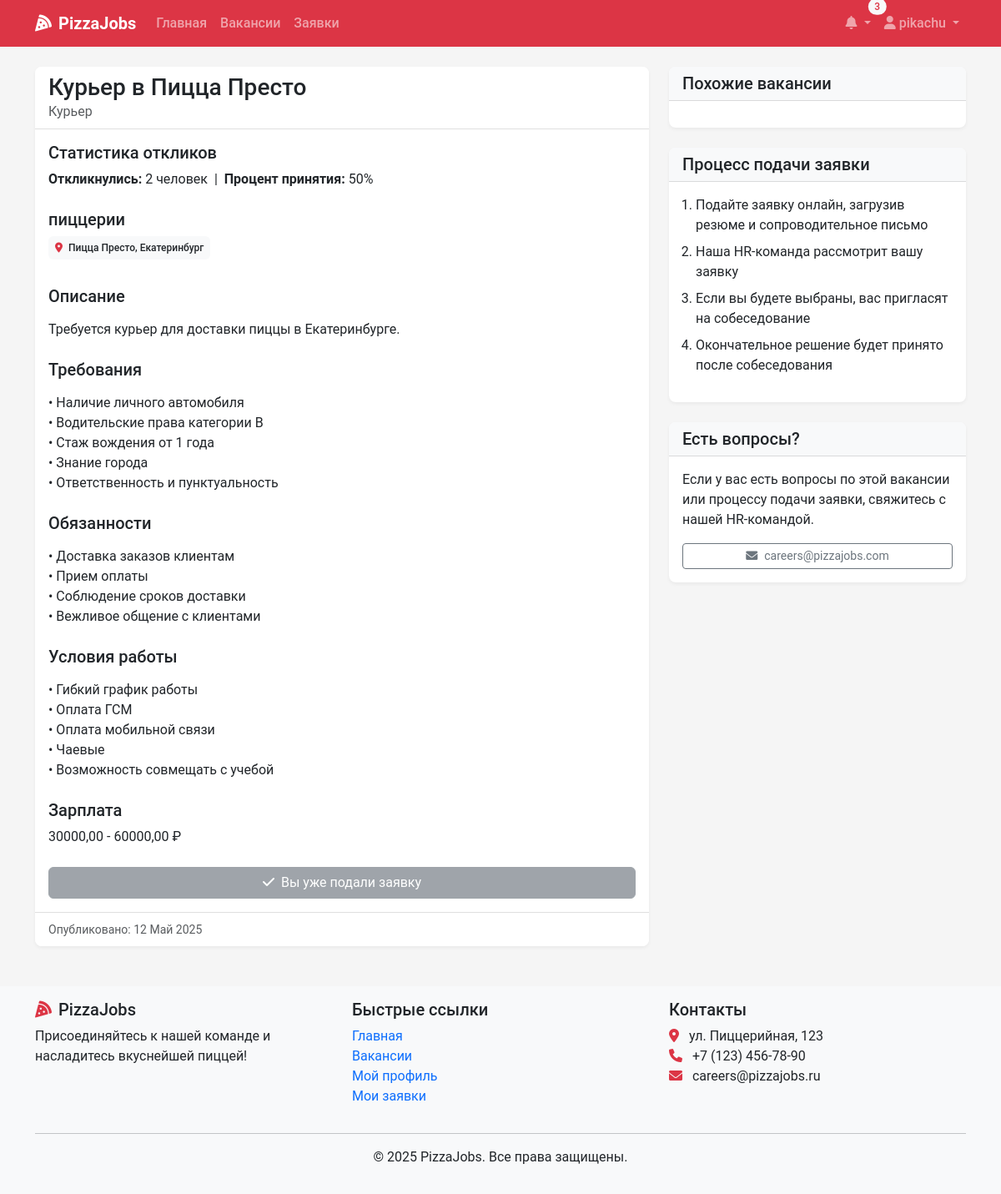
Page /vacancies/3/ (signed in) on the committed database.
### recruitment/models.py (models this page shows, shortened)
class Vacancy(models.Model):
    title = models.CharField(max_length=100)
    position_type = models.ForeignKey(PositionType, on_delete=models.CASCADE, related_name='vacancies')
    restaurants = models.ManyToManyField(Restaurant, related_name='vacancies')
    description = models.TextField()
    requirements = models.TextField()
    responsibilities = models.TextField()
    conditions = models.TextField()
    salary_min = models.DecimalField(max_digits=10, decimal_places=2, null=True, blank=True)
    salary_max = models.DecimalField(max_digits=10, decimal_places=2, null=True, blank=True)
    is_active = models.BooleanField(default=True)
    created_at = models.DateTimeField(auto_now_add=True)
    updated_at = models.DateTimeField(auto_now=True)
    created_by = models.ForeignKey(User, on_delete=models.SET_NULL, null=True, related_name='created_vacancies')
    class Meta:
        verbose_name_plural = "Vacancies"

class PositionType(models.Model):
    title = models.CharField(max_length=100, unique=True)
    description = models.TextField()

class Restaurant(models.Model):
    name = models.CharField(max_length=100)
    address = models.CharField(max_length=255)
    city = models.CharField(max_length=100)
    manager = models.ForeignKey(User, on_delete=models.SET_NULL, null=True, blank=True, related_name='managed_restaurants')

### recruitment/views.py (the view)
# urls.py: path('vacancies/<int:vacancy_id>/', views.vacancy_detail, name='vacancy_detail'),
def vacancy_detail(request, vacancy_id):
    vacancy = get_object_or_404(Vacancy, id=vacancy_id, is_active=True)
    user_applied = False
    if request.user.is_authenticated:
        user_applied = Application.objects.filter(
            vacancy=vacancy,
            user=request.user
        ).exists()
    total_applications = Application.objects.filter(vacancy=vacancy).count()
    accepted_applications = Application.objects.filter(
        vacancy=vacancy,
        status=ApplicationStatus.ACCEPTED
    ).count()
    acceptance_rate = (
        (accepted_applications * 100) // total_applications
        if total_applications > 0 else 0
    )
    context = {
        'vacancy': vacancy,
        'user_applied': user_applied,
        'total_applications': total_applications,
        'acceptance_rate':     acceptance_rate,
    }
    return render(request, 'vacancies/detail.html', context)

### recruitment/context_processors.py (called while the page is built)
def notifications_processor(request):
    if request.user.is_authenticated:
        unread_count = Notification.objects.filter(user=request.user, read=False).count()
        latest_notifs = Notification.objects.filter(user=request.user).order_by('-created_at')[:5]
    else:
        unread_count = 0
        latest_notifs = []
    return {
        'unread_count': unread_count,
        'latest_notifications': latest_notifs,
    }

### templates/vacancies/detail.html (shortened to what this page needs)
{% extends 'base.html' %}
{% block content %}
<div class="container">
    <div class="row">
        <div class="col-lg-8">
            <div class="card shadow-sm mb-4">
                <div class="card-header bg-white">
                    <h1 class="card-title h3 mb-0">{{ vacancy.title }}</h1>
                    <p class="text-muted mb-0">{{ vacancy.position_type.title }}</p>
                </div>
                <div class="card-body">
                <div class="mb-4">
                    <h5>Статистика откликов</h5>
                    <p>
                        <strong>Откликнулись:</strong> {{ total_applications }} человек
                        {% if total_applications > 0 %}
                            &nbsp;|&nbsp;
                            <strong>Процент принятия:</strong> {{ acceptance_rate }}%
                        {% endif %}
                    </p>
                </div>
                    <div class="mb-4">
                        <h5>пиццерии</h5>
                        <div class="d-flex flex-wrap">
                            {% for restaurant in vacancy.restaurants.all %}
                                <div class="badge bg-light text-dark me-2 mb-2 p-2">
                                    <i class="fas fa-map-marker-alt text-danger me-1"></i>
                                    {{ restaurant.name }}, {{ restaurant.city }}
                                </div>
                            {% endfor %}
                        </div>
                    </div>
                    <div class="mb-4">
                        <h5>Описание</h5>
                        <p>{{ vacancy.description|linebreaks }}</p>
                    </div>
                    <div class="mb-4">
                        <h5>Требования</h5>
                        <p>{{ vacancy.requirements|linebreaks }}</p>
                    </div>
                    <div class="mb-4">
                        <h5>Обязанности</h5>
                        <p>{{ vacancy.responsibilities|linebreaks }}</p>
                    </div>
                    <div class="mb-4">
                        <h5>Условия работы</h5>
                        <p>{{ vacancy.conditions|linebreaks }}</p>
                    </div>
                    {% if vacancy.salary_min or vacancy.salary_max %}
                        <div class="mb-4">
                            <h5>Зарплата</h5>
                            <p>
                                {% if vacancy.salary_min and vacancy.salary_max %}
                                    {{ vacancy.salary_min }} - {{ vacancy.salary_max }} ₽
                                {% elif vacancy.salary_min %}
                                    От {{ vacancy.salary_min }} ₽
                                {% elif vacancy.salary_max %}
                                    До {{ vacancy.salary_max }} ₽
                                {% endif %}
                            </p>
                        </div>
                    {% endif %}
                    <div class="d-grid gap-2">
                        {% if user.is_authenticated %}
                            {% if user.profile.role == 'CANDIDATE' %}
                                {% if user_applied %}
                                    <button class="btn btn-secondary" disabled>
                                        <i class="fas fa-check me-2"></i>Вы уже подали заявку
                                    </button>
                                {% else %}
                                    <a href="{% url 'apply_for_vacancy' vacancy.id %}" class="btn btn-danger">
                                        <i class="fas fa-paper-plane me-2"></i>Подать заявку
                                    </a>
                                {% endif %}
                            {% endif %}
                        {% else %}
                            <a href="{% url 'login' %}?next={% url 'apply_for_vacancy' vacancy.id %}" class="btn btn-danger">
                                <i class="fas fa-sign-in-alt me-2"></i>Войдите, чтобы подать заявку
                            </a>
                        {% endif %}
                    </div>
                </div>
                <div class="card-footer bg-white text-muted">
                    <small>Опубликовано: {{ vacancy.created_at|date:"j F Y" }}</small>
                </div>
            </div>
        </div>
        <div class="col-lg-4">
            <div class="card shadow-sm mb-4">
                <div class="card-header bg-light">
                    <h5 class="mb-0">Похожие вакансии</h5>
                </div>
                <div class="card-body">
                </div>
            </div>
            <div class="card shadow-sm mb-4">
                <div class="card-header bg-light">
                    <h5 class="mb-0">Процесс подачи заявки</h5>
                </div>
                <div class="card-body">
                    <ol class="ps-3">
                        <li class="mb-2">Подайте заявку онлайн, загрузив резюме и сопроводительное письмо</li>
                        <li class="mb-2">Наша HR-команда рассмотрит вашу заявку</li>
                        <li class="mb-2">Если вы будете выбраны, вас пригласят на собеседование</li>
                        <li class="mb-2">Окончательное решение будет принято после собеседования</li>
                    </ol>
                </div>
            </div>
            <div class="card shadow-sm">
                <div class="card-header bg-light">
                    <h5 class="mb-0">Есть вопросы?</h5>
                </div>
                <div class="card-body">
                    <p>Если у вас есть вопросы по этой вакансии или процессу подачи заявки, свяжитесь с нашей HR-командой.</p>
                    <div class="d-grid">
                        <a href="mailto:careers@pizzajobs.com" class="btn btn-sm btn-outline-secondary">
                            <i class="fas fa-envelope me-2"></i>careers@pizzajobs.com
                        </a>
                    </div>
                </div>
            </div>
        </div>
    </div>
</div>
{% endblock %}

### templates/base.html (shortened to what this page needs)
<!DOCTYPE html>
<html lang="ru">
<head>
    <link href="https://cdn.jsdelivr.net/npm/bootstrap@5.3.0-alpha1/dist/css/bootstrap.min.css" rel="stylesheet">
    <link rel="stylesheet" href="https://cdnjs.cloudflare.com/ajax/libs/font-awesome/6.0.0/css/all.min.css">
    <link rel="stylesheet" href="/static/css/main.css">
</head>
<body>
    <nav class="navbar navbar-expand-lg navbar-dark bg-danger sticky-top">
        <div class="container">
            <a class="navbar-brand" href="{% url 'home' %}">
                <i class="fas fa-pizza-slice me-2"></i>PizzaJobs
            </a>
            <div class="collapse navbar-collapse" id="navbarNav">
                <ul class="navbar-nav me-auto">
                    <li class="nav-item">
                        <a class="nav-link" href="{% url 'home' %}">Главная</a>
                    </li>
                    <li class="nav-item">
                        <a class="nav-link" href="{% url 'vacancy_list' %}">Вакансии</a>
                    </li>
                    {% if user.is_authenticated %}
                        <li class="nav-item">
                            <a class="nav-link" href="{% url 'application_list' %}">Заявки</a>
                        </li>
                    {% endif %}
                </ul>
                <ul class="navbar-nav">
                    {% if user.is_authenticated %}
                        <li class="nav-item dropdown">
                            <a class="nav-link dropdown-toggle position-relative" href="#" id="notificationDropdown" role="button" data-bs-toggle="dropdown">
                                <i class="fas fa-bell"></i>
                                {% if unread_count %}
                                    <span class="badge rounded-pill bg-light text-danger position-absolute top-0 start-100 translate-middle">
                                        {{ unread_count }}
                                    </span>
                                {% endif %}
                            </a>
                        </li>
                        <li class="nav-item dropdown">
                            <a class="nav-link dropdown-toggle" href="#" id="userDropdown" role="button" data-bs-toggle="dropdown">
                                <i class="fas fa-user"></i> {{ user.username }}
                            </a>
                        </li>
                    {% endif %}
                </ul>
            </div>
        </div>
    </nav>
    <main class="py-4">
        {% block content %}{% endblock %}
    </main>
    <footer class="footer mt-auto py-3 bg-light">
        <div class="container">
            <div class="row">
                <div class="col-md-4">
                    <h5><i class="fas fa-pizza-slice text-danger me-2"></i>PizzaJobs</h5>
                    <p>Присоединяйтесь к нашей команде и насладитесь вкуснейшей пиццей!</p>
                </div>
                <div class="col-md-4">
                    <h5>Быстрые ссылки</h5>
                    <ul class="list-unstyled">
                        <li><a href="{% url 'home' %}" class="text-decoration-none">Главная</a></li>
                        <li><a href="{% url 'vacancy_list' %}" class="text-decoration-none">Вакансии</a></li>
                        {% if user.is_authenticated %}
                            <li><a href="{% url 'view_profile' %}" class="text-decoration-none">Мой профиль</a></li>
                            <li><a href="{% url 'application_list' %}" class="text-decoration-none">Мои заявки</a></li>
                        {% else %}
                            <li><a href="{% url 'login' %}" class="text-decoration-none">Войти</a></li>
                            <li><a href="{% url 'register' %}" class="text-decoration-none">Регистрация</a></li>
                        {% endif %}
                    </ul>
                </div>
                <div class="col-md-4">
                    <h5>Контакты</h5>
                    <address>
                        <i class="fas fa-map-marker-alt text-danger me-2"></i> ул. Пиццерийная, 123<br>
                        <i class="fas fa-phone text-danger me-2"></i> +7 (123) 456-78-90<br>
                        <i class="fas fa-envelope text-danger me-2"></i> careers@pizzajobs.ru
                    </address>
                </div>
            </div>
            <hr>
            <div class="text-center">
                <p>&copy; 2025 PizzaJobs. Все права защищены.</p>
            </div>
        </div>
    </footer>
</body>
</html>

### static/css/main.css (style rules this page uses)
:root { --pizza-red: #dc3545; --pizza-green: #198754; --pizza-white: #ffffff; --pizza-light: #f8f9fa; --pizza-dark: #212529; --pizza-secondary: #6c757d; }
body { font-family: 'Roboto', 'Segoe UI', Arial, sans-serif; color: var(--pizza-dark); background-color: #f5f5f5; min-height: 100vh; display: flex; flex-direction: column; }
main { flex: 1; }
.card { border-radius: 0.5rem; border: none; overflow: hidden; }
.card-header { border-bottom: 1px solid rgba(0, 0, 0, 0.125); }
.card-footer { border-top: 1px solid rgba(0, 0, 0, 0.125); }
.card-header.bg-white { background-color: white; }
.card.shadow-sm { box-shadow: 0 0.125rem 0.25rem rgba(0, 0, 0, 0.05) !important; }
.navbar-dark.bg-danger { background-color: var(--pizza-red) !important; }
.nav-link { font-weight: 500; }
.navbar-brand { font-weight: 700; }
.footer { background-color: var(--pizza-light); padding: 2rem 0; margin-top: auto; }
.badge { font-weight: 500; padding: 0.35em 0.65em; }

### rows in the picture
Vacancy: title "Курьер в Пицца Престо", position_type "Курьер", description "Требуется курьер для доставки пиццы в Екатеринбурге.", requirements "• Наличие личного автомобиля • Водительские права категории В • Стаж вождения от 1 года • Знание города • Ответственность и пунктуальность", responsibilities "• Доставка заказов клиентам • Прием оплаты • Соблюдение сроков доставки • Вежливое общение с клиентами", conditions "• Гибкий график работы • Оплата ГСМ • Оплата мобильной связи • Чаевые • Возможность совмещать с учебой", salary_min "30000,00", salary_max "60000,00", created_at "12 Май 2025"
Restaurant: name "Пицца Престо", city "Екатеринбург"

### other values in the picture
{{ unread_count }} "3"
{{ user.username }} "pikachu"
{{ total_applications }} "2"
{{ acceptance_rate }} "50"
